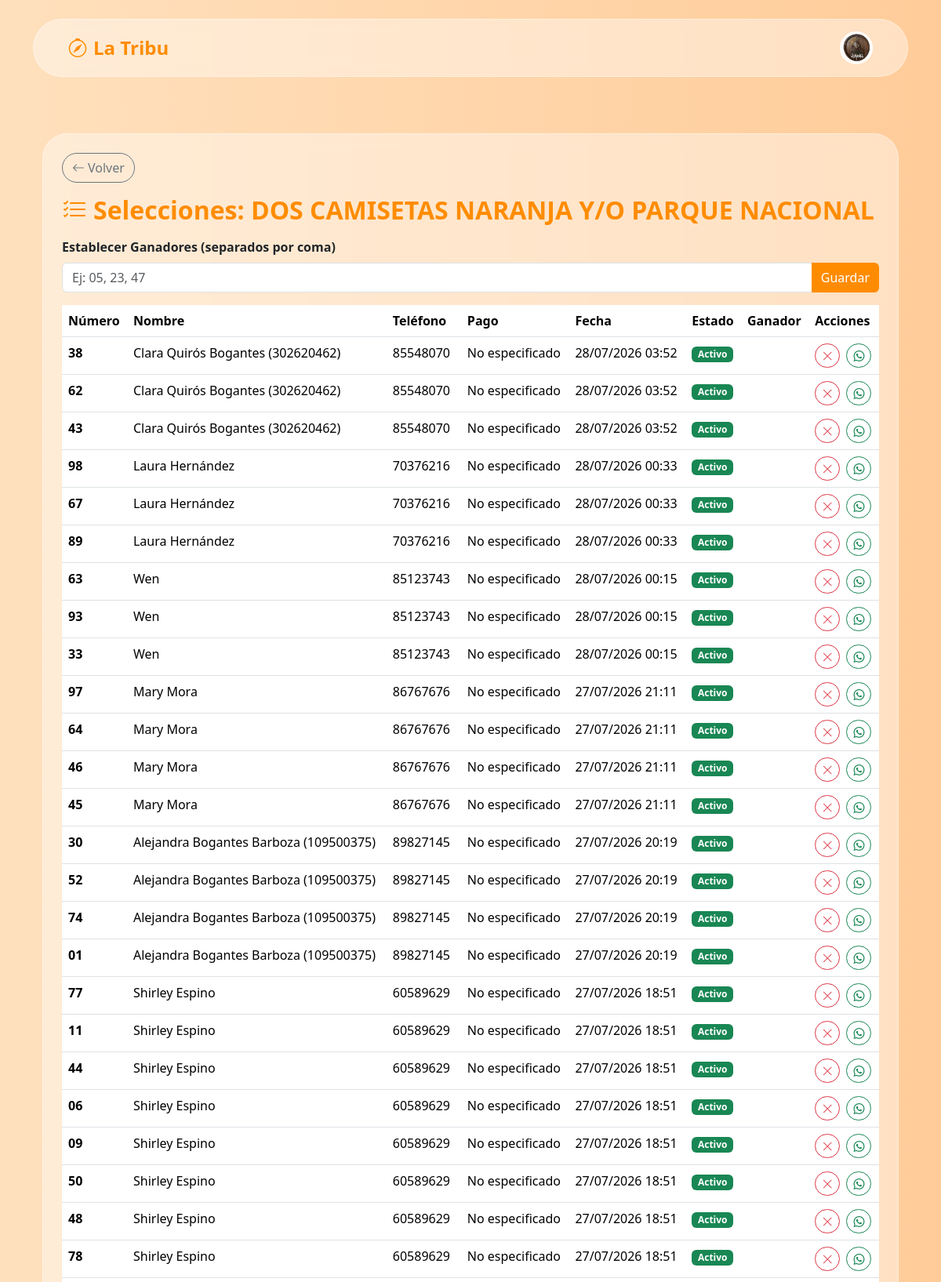
/admin/rifas/4/selecciones (signed in, upper part), run on the app's committed database.
### models_core.py (models this page shows)
class User(db.Model):
    id = db.Column(db.Integer, primary_key=True)
    role = db.Column(db.String(20), default='Usuario')
    weight = db.Column(db.Integer, default=1)
    avatar = db.Column(db.String(255), default='default.png')
    name = db.Column(db.String(100), nullable=False)
    last_name_1 = db.Column(db.String(100), nullable=False)
    last_name_2 = db.Column(db.String(100), nullable=False)
    email = db.Column(db.String(120), unique=True, nullable=False)
    phone_code = db.Column(db.String(10))
    phone = db.Column(db.String(20))
    dob = db.Column(db.Date)
    password_hash = db.Column(db.String(255), nullable=False)
    status = db.Column(db.String(20), default='Activo')
    whatsapp = db.Column(db.String(20))
    facebook = db.Column(db.String(255))
    instagram = db.Column(db.String(255))
    address = db.Column(db.String(255))
    institution = db.Column(db.String(200))
    other_info = db.Column(db.Text)
    reset_token = db.Column(db.String(64))
    reset_expires = db.Column(db.String(30))
    created_at = db.Column(db.DateTime, default=datetime.utcnow)
    updated_at = db.Column(db.DateTime, default=datetime.utcnow, onupdate=datetime.utcnow)

### models_rifas.py (models this page shows)
class Raffle(db.Model):
    __tablename__ = 'raffle'
    id = db.Column(db.Integer, primary_key=True)
    raffle_number = db.Column(db.String(50), unique=True, nullable=False)
    name = db.Column(db.String(200), nullable=False)
    price = db.Column(db.Float, nullable=False)
    prize = db.Column(db.String(500), nullable=False)
    detail = db.Column(db.Text, nullable=False)
    raffle_date = db.Column(db.Date, nullable=False)
    raffle_time = db.Column(db.String(50))
    image_filename = db.Column(db.String(255), nullable=False)
    winning_numbers = db.Column(db.Text, default='[]')
    sinpe_name_default = db.Column(db.String(200))
    sinpe_phone_default = db.Column(db.String(50))
    created_at = db.Column(db.DateTime, default=datetime.utcnow)
    is_active = db.Column(db.Boolean, default=True)
    selections = db.relationship('RaffleSelection', backref='raffle', lazy=True, cascade='all, delete-orphan')

class RaffleSelection(db.Model):
    __tablename__ = 'raffle_selection'
    id = db.Column(db.Integer, primary_key=True)
    raffle_id = db.Column(db.Integer, db.ForeignKey('raffle.id'), nullable=False)
    number = db.Column(db.String(5), nullable=False)
    customer_name = db.Column(db.String(200), nullable=False)
    customer_phone = db.Column(db.String(50), nullable=False)
    customer_cedula = db.Column(db.String(50))
    pin = db.Column(db.String(10), nullable=False)
    selection_password = db.Column(db.String(100), nullable=False, default='', server_default='')
    created_at = db.Column(db.DateTime, default=datetime.utcnow)
    is_canceled = db.Column(db.Boolean, default=False)
    is_paid = db.Column(db.Boolean, default=False)
    payment_method = db.Column(db.String(50), default='No especificado')
    sinpe_name = db.Column(db.String(200))
    sinpe_phone = db.Column(db.String(50))
    __table_args__ = (db.UniqueConstraint('raffle_id', 'number', name='_raffle_number_uc'),)

### routes/rifas_admin.py (the view)
@bp.route('/admin/rifas/<int:raffle_id>/selecciones')
def ver_selecciones(raffle_id):
    if session.get('role') != 'Superusuario':
        flash('Acceso denegado', 'danger')
        return redirect(url_for('main.home'))
    rifa = Raffle.query.get_or_404(raffle_id)
    selecciones = RaffleSelection.query.filter_by(raffle_id=raffle_id).order_by(
        RaffleSelection.created_at.desc()).all()
    try:
        winners = json.loads(rifa.winning_numbers) if rifa.winning_numbers else []
    except Exception:
        winners = []
    return render_template('rifa_selecciones.html', rifa=rifa, selecciones=selecciones, winners=winners)

### routes/__init__.py (called while the page is built)
@bp.before_request
def ensure_session_avatar():
    if 'user_id' in session:
        if 'avatar' not in session or 'email' not in session:
            user = User.query.get(session['user_id'])
            if user:
                if 'avatar' not in session:
                    session['avatar'] = user.avatar or ''
                if 'email' not in session:
                    session['email'] = user.email or ''

### templates/rifa_selecciones.html (shortened to what this page needs)
{% extends "base.html" %}
{% block content %}
<div class="container mt-4">
    <div class="glass-panel rounded-5 p-4">
        <a href="{{ url_for('main.admin_rifas') }}" class="btn btn-outline-secondary rounded-pill mb-3">
            <i class="bi bi-arrow-left me-1"></i>Volver
        </a>
        <h2 class="fw-bold text-orange mb-3"><i class="bi bi-list-check me-2"></i>Selecciones: {{ rifa.name }}</h2>
        <div class="mb-3">
            <label class="form-label fw-bold">Establecer Ganadores (separados por coma)</label>
            <div class="input-group">
                <input type="text" id="winnersInput" class="form-control" placeholder="Ej: 05, 23, 47" value="{{ winners|join(', ') }}">
                <button onclick="setWinners()" class="btn btn-orange">Guardar</button>
            </div>
        </div>
        <div class="table-responsive">
            <table class="table">
                <thead>
                    <tr>
                        <th>Número</th>
                        <th>Nombre</th>
                        <th>Teléfono</th>
                        <th>Pago</th>
                        <th>Fecha</th>
                        <th>Estado</th>
                        <th>Ganador</th>
                        <th>Acciones</th>
                    </tr>
                </thead>
                <tbody>
                    {% for sel in selecciones %}
                    <tr class="{% if sel.is_canceled %}text-muted{% endif %}">
                        <td><strong>{{ sel.number }}</strong></td>
                        <td>{{ sel.customer_name }}</td>
                        <td>{{ sel.customer_phone }}</td>
                        <td>{{ sel.payment_method }}</td>
                        <td>{{ sel.created_at.strftime('%d/%m/%Y %H:%M') }}</td>
                        <td>
                            {% if sel.is_canceled %}
                            <span class="badge bg-secondary">Cancelado</span>
                            {% else %}
                            <span class="badge bg-success">Activo</span>
                            {% endif %}
                        </td>
                        <td>
                        </td>
                        <td>
                            {% if not sel.is_canceled %}
                            {% if session.get('role') == 'Superusuario' %}
                            <button onclick="eliminarSeleccion({{ sel.id }})" class="btn btn-sm btn-outline-danger rounded-pill me-1" title="Eliminar (Superusuario)">
                                <i class="bi bi-x-lg"></i>
                            </button>
                            {% endif %}
                            <a href="https://wa.me/{{ sel.customer_phone | replace('+', '') }}?text={{ sel.raffle.name }} - Número: {{ sel.number }} - Total: ₡{{ sel.raffle.price }}"
                               target="_blank"
                               class="btn btn-sm btn-outline-success rounded-pill"
                               title="Enviar por WhatsApp">
                                <i class="bi bi-whatsapp"></i>
                            </a>
                            {% endif %}
                        </td>
                    </tr>
                    {% endfor %}
                </tbody>
            </table>
        </div>
    </div>
</div>
{% endblock %}

### templates/base.html (shortened to what this page needs)
<!DOCTYPE html>
<html lang="es" data-theme="light">
<head>
    <link rel="stylesheet" href="{{ url_for('static', filename='css/bootstrap.css') }}?v=2">
    <link rel="stylesheet" href="{{ url_for('static', filename='css/bootstrap-icons.css') }}?v=2">
    <link rel="stylesheet" href="{{ url_for('static', filename='css/global.css') }}?v=2">
    <link rel="stylesheet" href="{{ url_for('static', filename='css/main.css') }}?v=2">
    <link rel="stylesheet" href="{{ url_for('static', filename='css/base.css') }}?v=2">
</head>
<body>
    <div class="container mt-4">
        <nav class="navbar navbar-expand-lg d-none d-md-flex custom-navbar glass-panel rounded-pill">
            <div class="container-fluid">
                <a class="navbar-brand text-orange fw-bold fs-4 d-flex align-items-center gap-2" href="/">
                    <i class="bi bi-compass"></i> La Tribu
                </a>
                <div class="ms-auto d-flex align-items-center gap-3">
                    {% if session.get('user_id') %}
                        {% set nav_avatar = session.get('avatar') or '' %}
                        <a href="{{ url_for('main.profile') }}" class="d-flex align-items-center text-decoration-none" title="Mi Perfil">
                            <div class="rounded-circle overflow-hidden border border-2 border-white shadow-sm d-flex align-items-center justify-content-center bg-orange" style="width:42px;height:42px;flex-shrink:0;">
                                {% if nav_avatar and nav_avatar != 'default.png' %}
                                    <img src="{{ url_for('static', filename=nav_avatar) }}" alt="Avatar" style="width:100%;height:100%;object-fit:cover;">
                                {% else %}
                                    <i class="bi bi-person-fill text-white fs-5"></i>
                                {% endif %}
                            </div>
                        </a>
                    {% else %}
                        <button class="btn btn-orange rounded-pill px-4 shadow-sm fw-bold d-flex align-items-center" data-bs-toggle="modal" data-bs-target="#loginModal">
                            <i class="bi bi-box-arrow-in-right me-2 fs-5"></i> Ingresar
                        </button>
                    {% endif %}
                </div>
            </div>
        </nav>
    </div>
    <main class="container mt-2 mt-md-5 mb-5 pb-5 content-wrapper">
        {% block content %}
        {% endblock %}
    </main>
{% include 'partials/base_scripts.html' %}

### static/css/global.css (style rules this page uses)
:root { --bg-dark: #1e1e1e; --bg-darker: #121212; --text-light: #f1f1f1; --primary-orange: #ff8c00; --primary-hover: #e07b00; --nav-mobile-height: 65px; }
.text-orange { color: var(--primary-orange) !important; }
a { color: var(--primary-orange); text-decoration: none; }
.custom-navbar { background-color: var(--bg-dark); border-bottom: 2px solid var(--primary-orange); }

### static/css/base.css (style rules this page uses)
body { background: linear-gradient(to right, #ffe0bd 0%, #ffcc99 100%); background-attachment: fixed; min-height: 100vh; display: flex; flex-direction: column; }
.glass-panel { background: rgba(255, 255, 255, 0.4); backdrop-filter: blur(10px); -webkit-backdrop-filter: blur(10px); border: 1px solid rgba(255, 255, 255, 0.4); box-shadow: 0 8px 32px 0 rgba(31, 38, 135, 0.05); }
.btn-orange { background-color: var(--primary-orange, #ff8c00); color: #fff; border: none; transition: all 0.3s ease; }
.custom-navbar { padding: 0.8rem 2rem; z-index: 1040; }
*, *::before, *::after { box-shadow: none !important; text-shadow: none !important; }

### templates/partials/base_styles.html (style rules this page uses)
*, *::before, *::after { box-shadow: none !important; text-shadow: none !important; }
.shadow, .shadow-sm, .shadow-lg, .shadow-none, [class*="shadow"] { box-shadow: none !important; }

### data on the page
User: avatar (picture)
Raffle: name "DOS CAMISETAS NARANJA Y/O PARQUE NACIONAL"
RaffleSelection: number "38", customer_name "Clara Quirós Bogantes (302620462)", customer_phone "85548070", payment_method "No especificado", created_at "28/07/2026 03:52", is_canceled "Activo"
RaffleSelection: number "62", customer_name "Clara Quirós Bogantes (302620462)", customer_phone "85548070", payment_method "No especificado", created_at "28/07/2026 03:52", is_canceled "Activo"
RaffleSelection: number "43", customer_name "Clara Quirós Bogantes (302620462)", customer_phone "85548070", payment_method "No especificado", created_at "28/07/2026 03:52", is_canceled "Activo"
RaffleSelection: number "98", customer_name "Laura Hernández", customer_phone "70376216", payment_method "No especificado", created_at "28/07/2026 00:33", is_canceled "Activo"
RaffleSelection: number "67", customer_name "Laura Hernández", customer_phone "70376216", payment_method "No especificado", created_at "28/07/2026 00:33", is_canceled "Activo"
RaffleSelection: number "89", customer_name "Laura Hernández", customer_phone "70376216", payment_method "No especificado", created_at "28/07/2026 00:33", is_canceled "Activo"
RaffleSelection: number "63", customer_name "Wen", customer_phone "85123743", payment_method "No especificado", created_at "28/07/2026 00:15", is_canceled "Activo"
RaffleSelection: number "93", customer_name "Wen", customer_phone "85123743", payment_method "No especificado", created_at "28/07/2026 00:15", is_canceled "Activo"
RaffleSelection: number "33", customer_name "Wen", customer_phone "85123743", payment_method "No especificado", created_at "28/07/2026 00:15", is_canceled "Activo"
RaffleSelection: number "97", customer_name "Mary Mora", customer_phone "86767676", payment_method "No especificado", created_at "27/07/2026 21:11", is_canceled "Activo"
RaffleSelection: number "64", customer_name "Mary Mora", customer_phone "86767676", payment_method "No especificado", created_at "27/07/2026 21:11", is_canceled "Activo"
RaffleSelection: number "46", customer_name "Mary Mora", customer_phone "86767676", payment_method "No especificado", created_at "27/07/2026 21:11", is_canceled "Activo"
RaffleSelection: number "45", customer_name "Mary Mora", customer_phone "86767676", payment_method "No especificado", created_at "27/07/2026 21:11", is_canceled "Activo"
RaffleSelection: number "30", customer_name "Alejandra Bogantes Barboza (109500375)", customer_phone "89827145", payment_method "No especificado", created_at "27/07/2026 20:19", is_canceled "Activo"
RaffleSelection: number "52", customer_name "Alejandra Bogantes Barboza (109500375)", customer_phone "89827145", payment_method "No especificado", created_at "27/07/2026 20:19", is_canceled "Activo"
RaffleSelection: number "74", customer_name "Alejandra Bogantes Barboza (109500375)", customer_phone "89827145", payment_method "No especificado", created_at "27/07/2026 20:19", is_canceled "Activo"
RaffleSelection: number "01", customer_name "Alejandra Bogantes Barboza (109500375)", customer_phone "89827145", payment_method "No especificado", created_at "27/07/2026 20:19", is_canceled "Activo"
RaffleSelection: number "77", customer_name "Shirley Espino", customer_phone "60589629", payment_method "No especificado", created_at "27/07/2026 18:51", is_canceled "Activo"
RaffleSelection: number "11", customer_name "Shirley Espino", customer_phone "60589629", payment_method "No especificado", created_at "27/07/2026 18:51", is_canceled "Activo"
RaffleSelection: number "44", customer_name "Shirley Espino", customer_phone "60589629", payment_method "No especificado", created_at "27/07/2026 18:51", is_canceled "Activo"
RaffleSelection: number "06", customer_name "Shirley Espino", customer_phone "60589629", payment_method "No especificado", created_at "27/07/2026 18:51", is_canceled "Activo"
RaffleSelection: number "09", customer_name "Shirley Espino", customer_phone "60589629", payment_method "No especificado", created_at "27/07/2026 18:51", is_canceled "Activo"
RaffleSelection: number "50", customer_name "Shirley Espino", customer_phone "60589629", payment_method "No especificado", created_at "27/07/2026 18:51", is_canceled "Activo"
RaffleSelection: number "48", customer_name "Shirley Espino", customer_phone "60589629", payment_method "No especificado", created_at "27/07/2026 18:51", is_canceled "Activo"
RaffleSelection: number "78", customer_name "Shirley Espino", customer_phone "60589629", payment_method "No especificado", created_at "27/07/2026 18:51", is_canceled "Activo"
